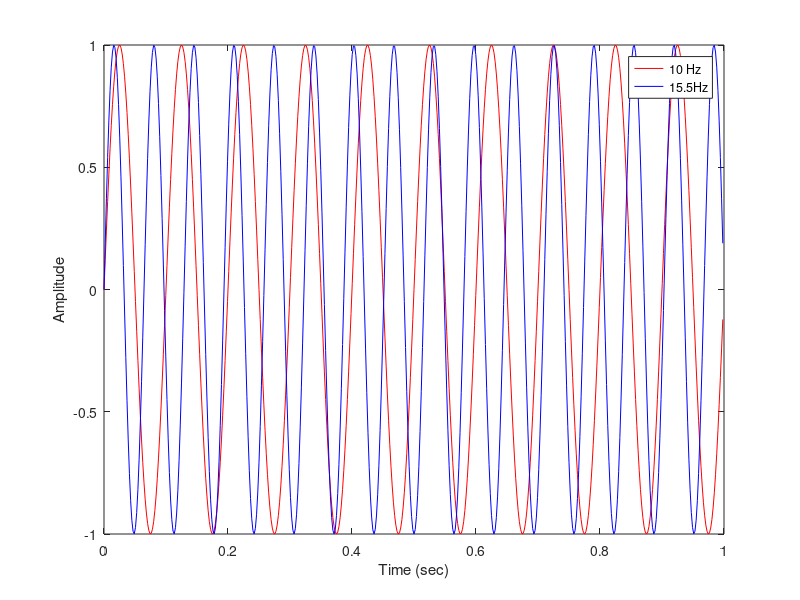
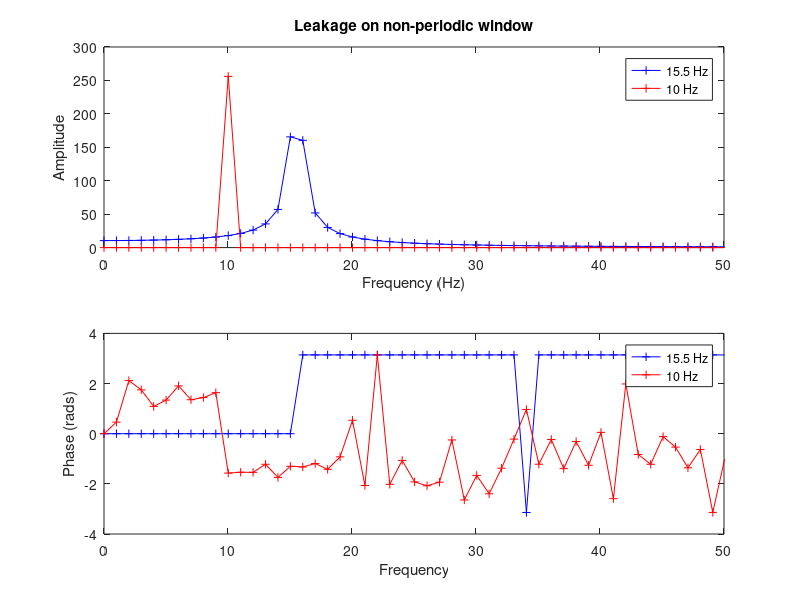
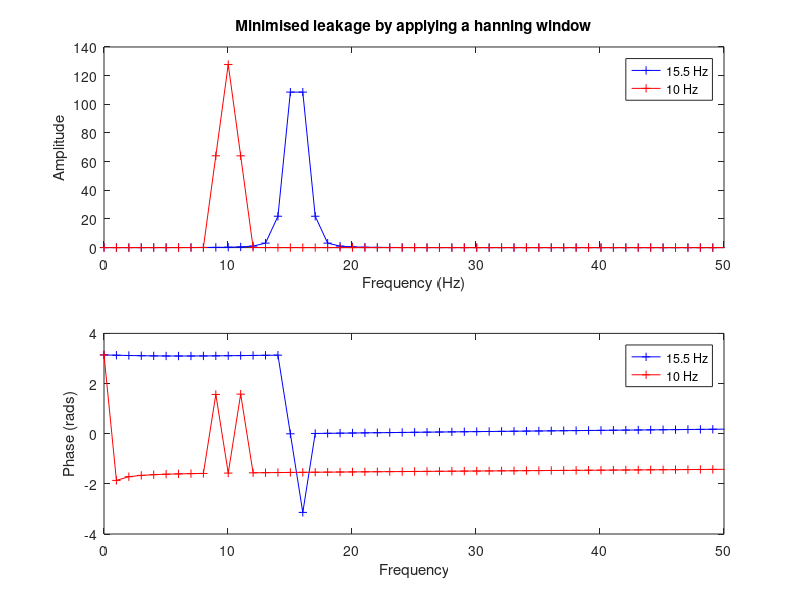

Source code (MATLAB) for these figures, in order:
%=============================================================
% Fast Fourier Transform Demo of Leakage:
%  
% Frederic Cegla, 10/01/12
%=============================================================

% Start by defining signals

t=linspace(0,1-1/512,512); % time vector
y=sin(2*pi*10*t);  % 10 Hz signal periodic in time window
y1=sin(2*pi*15.5*t);  % 15.5 Hz signal not periodic in time window

plot(t,y,'r')
hold
plot(t,y1,'b')

legend('10 Hz','15.5Hz')
xlabel('Time (sec)')
ylabel('Amplitude') % plot both


%%
%==================================================================
% Now FFT, and display the different components magnitude and phase
%=================================================================

%take ffts
Fy=fft(y);
Fy1=fft(y1);

T=t(end); % period
F=[0:1/T:(length(t)-1)/T]; %define frequency vector

figure
% plot magnitude in top plot [ mag(Xk) = sqrt(ak^2+bk^2)]
subplot(2,1,1)
plot(F,abs(Fy1),'-+b')
hold
plot(F,abs(Fy),'-+r')
%plot(F,abs(Fy),'g')
xlabel('Frequency (Hz)')
ylabel('Amplitude')
title('Leakage on non-periodic window')
legend('15.5 Hz','10 Hz')
xlim([0 50])
%plot phase in bottom plot  [phase(Xk)= atan(bk/ak) or use Matlab angle function]
subplot(2,1,2)
plot(F,angle(Fy1),'-+b')
hold
plot(F,angle(Fy),'-+r')
%plot(F,angle(Fy),'g')
xlabel('Frequency')
ylabel('Phase (rads)')
legend('15.5 Hz','10 Hz')
xlim([0 50])

%%
%=========================================================================
% Apply hanning Window, FFT, and display the different components magnitude
% and phase
%=========================================================================

%take ffts
Fy=fft(hann(length(y)).*y');
Fy1=fft(hann(length(y1)).*y1');

T=t(end); % period
F=[0:1/T:(length(t)-1)/T]; %define frequency vector

figure
% plot magnitude in top plot [ mag(Xk) = sqrt(ak^2+bk^2)]
subplot(2,1,1)
plot(F,abs(Fy1),'-+b')
hold
plot(F,abs(Fy),'-+r')
%plot(F,abs(Fy),'g')
xlabel('Frequency (Hz)')
ylabel('Amplitude')
title('Minimised leakage by applying a hanning window')
legend('15.5 Hz','10 Hz')
xlim([0 50])
%plot phase in bottom plot  [phase(Xk)= atan(bk/ak) or use Matlab angle function]
subplot(2,1,2)
plot(F,angle(Fy1),'-+b')
hold
plot(F,angle(Fy),'-+r')
%plot(F,angle(Fy),'g')
xlabel('Frequency')
ylabel('Phase (rads)')
legend('15.5 Hz','10 Hz')
xlim([0 50])
%%
